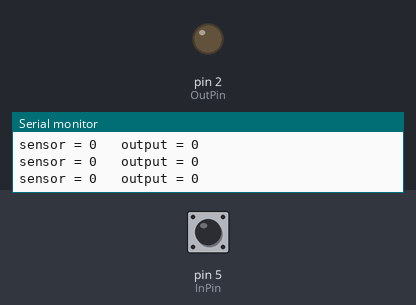
A sketch run on a simulated Arduino Uno, built with avr-gcc and run on an emulated ATmega328P. Parts: output pins drawn as LEDs (lit = HIGH), the last lines printed to the serial monitor. Dashed ring = blinking. Inputs (shaded band) come from the test bench; at power-on: pin 5 (InPin) LOW.

Above: at 1.2 s.
1.3 s: pin 5 (InPin) driven HIGH
At 2.1 s:
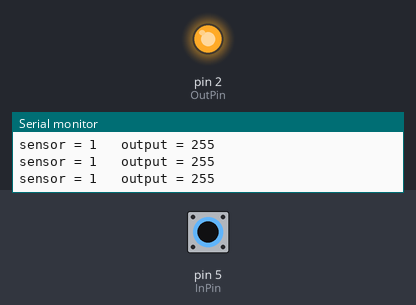
2.8 s: pin 5 (InPin) driven LOW
At 3.7 s:
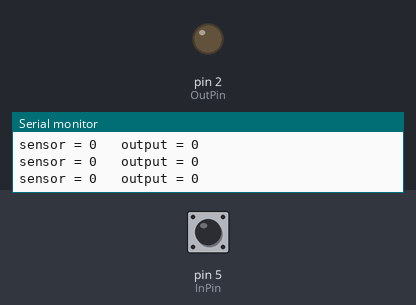
5.8 s: pin 5 (InPin) pulsed HIGH 2 times (0.12 s each, 0.3 s apart)
At 6.17 s:
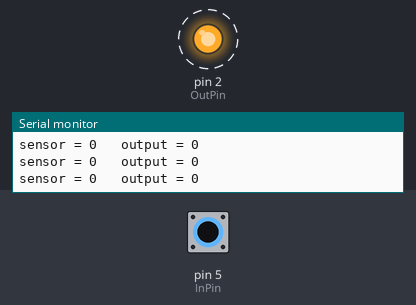
9.4 s: pin 5 (InPin) pulsed HIGH 5 times (0.12 s each, 0.3 s apart)
At 11.2 s:
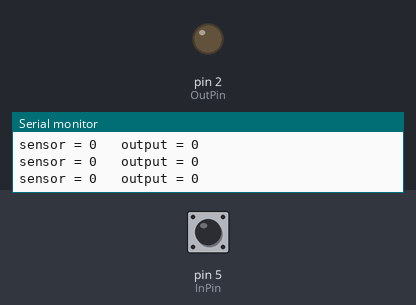
Timing chart, 0 to 12.7 s (numbered marks = the images above; inputs shaded):
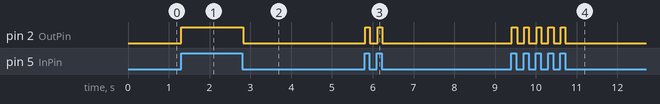

Measured:
- after the input at 1.3 s, pin 2 (OutPin): LOW → HIGH at once
- after the input at 2.8 s, pin 2 (OutPin): HIGH → LOW at once
- after the input at 5.8 s, pin 2 (OutPin): alternates HIGH for 0.11 s and LOW for 0.20 s, 4 changes in all, then stays LOW, starting at once
- after the input at 9.4 s, pin 2 (OutPin): alternates HIGH for 0.11 s and LOW for 0.17 s, 10 changes in all, then stays LOW, starting at once

The sketch:

Week2_Lab02.ino
```cpp
const int InPin = 5;
const int OutPin = 2;

int sensorValue = 0;
int outputValue = 0;

void setup() {

  Serial.begin(9600);
}

void loop() {
  // read the analog in value:
  sensorValue = digitalRead(InPin);

  outputValue = map(sensorValue, 0, 1, 0, 255);

  analogWrite(OutPin, outputValue);


  Serial.print("sensor = ");
  Serial.print(sensorValue);
  Serial.print("\t output = ");
  Serial.println(outputValue);


  delay(2);
}
```
